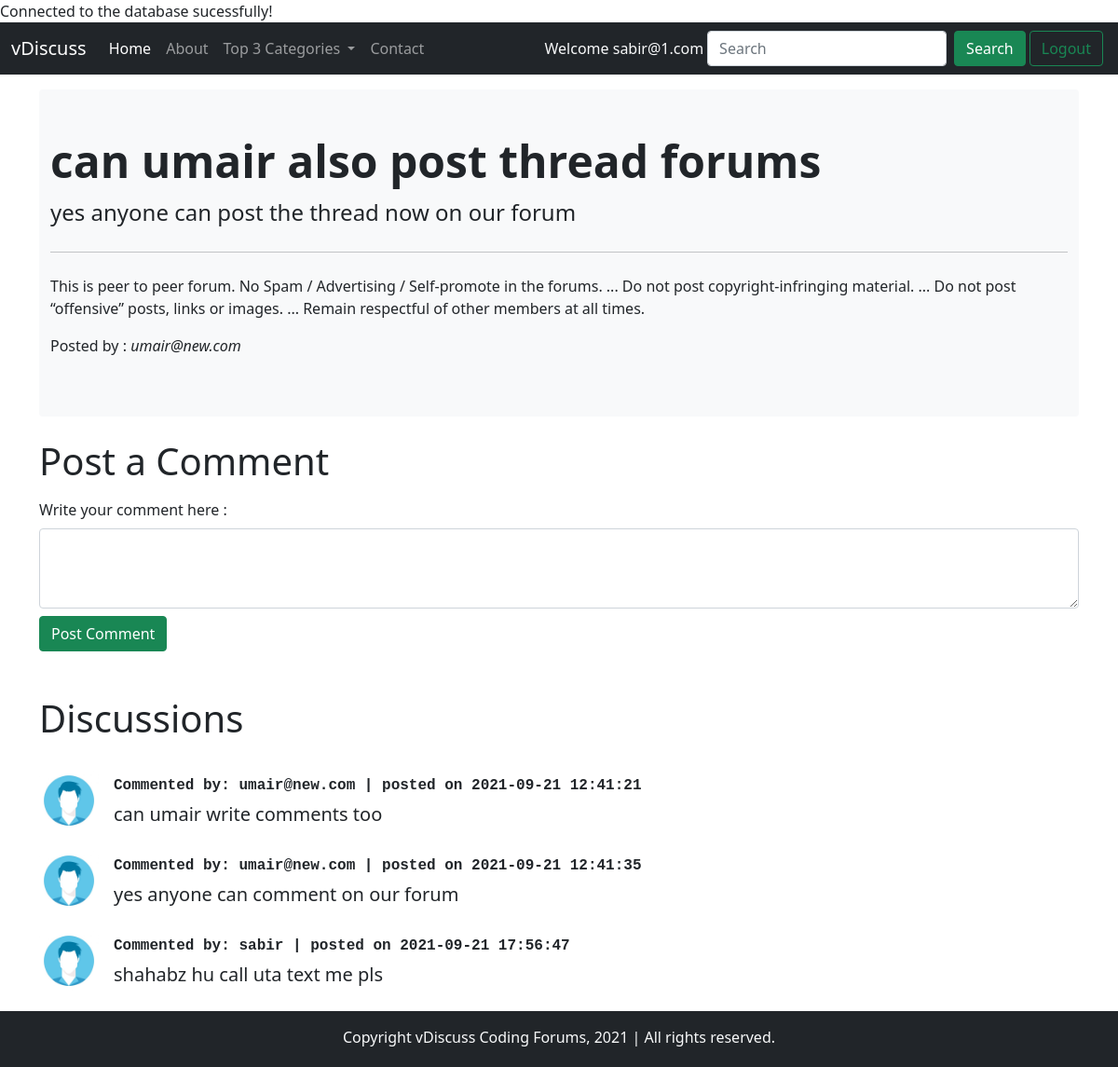
/thread.php?threadid=3 (signed in), run on the app's committed database.
### tables this page shows
CREATE TABLE `threads` (
  `thread_id` int(7) NOT NULL,
  `thread_title` varchar(255) NOT NULL,
  `thread_desc` text NOT NULL,
  `thread_cat_id` int(7) NOT NULL,
  `thread_user_id` int(7) NOT NULL,
  `timestamp` datetime NOT NULL DEFAULT current_timestamp()
);

CREATE TABLE `users` (
  `sno` int(8) NOT NULL,
  `user_email` varchar(30) NOT NULL,
  `user_pass` varchar(255) NOT NULL,
  `created_at` datetime NOT NULL DEFAULT current_timestamp()
);

CREATE TABLE `comments` (
  `comment_id` int(8) NOT NULL,
  `comment_content` text NOT NULL,
  `thread_id` int(8) NOT NULL,
  `comment_by` int(8) NOT NULL,
  `comment_time` datetime NOT NULL DEFAULT current_timestamp()
);

### thread.php (the view, shortened to what this page needs)
<!doctype html>
<html lang="en">
<head>
    <link href="https://cdn.jsdelivr.net/npm/bootstrap@5.1.1/dist/css/bootstrap.min.css" rel="stylesheet"
>
    <link rel="stylesheet" href="https://cdnjs.cloudflare.com/ajax/libs/font-awesome/5.15.4/css/all.min.css"
 />
</head>
<body>
    <?php include 'partials/_dbconnect.php'; ?>
    <?php include 'partials/_header.php'; ?>
    <?php
    $id = $_GET['threadid'];
    $sql = "SELECT * FROM `threads` WHERE thread_id = $id";
    $result = mysqli_query($conn,$sql);
        while($row = mysqli_fetch_assoc($result)){
            $title = $row['thread_title'];
            $desc = $row['thread_desc'];
            $thread_by = $row['thread_user_id'];
            $sql2 = "SELECT user_email FROM `users` WHERE sno = '$thread_by'";
            $result2 = mysqli_query($conn,$sql2);
            $row2 = mysqli_fetch_assoc($result2);
            $commented_by = $row2['user_email'];
    }
    ?>
    <div class="container mt-3">
        <div class="container-fluid py-5 bg-light rounded">
            <h1 class="display-5 fw-bold"><?php echo $title; ?> forums</h1>
            <p class="col-md-8 fs-4"><?php echo $desc; ?></p>
            <hr class="my-4">
            <p>This is peer to peer forum. No Spam / Advertising / Self-promote in
                the forums. ...
                Do not post copyright-infringing material. ...
                Do not post “offensive” posts, links or images. ...
                Remain respectful of other members at all times.</p>
            <p>Posted by : <em><?php echo $commented_by; ?></em></p>
        </div>
    </div>
    <?php
        if(isset($_SESSION['loggedin']) && $_SESSION['loggedin'] == true){
        echo '<div class="container mt-3">
            <h1 class="py-2">Post a Comment</h1>
            <form action= "'.$_SERVER['REQUEST_URI'].'" method="post">
                <div class="form-group">
                    <label for="comment" class="mb-2">Write your comment here :</label>
                    <textarea class="form-control" id="comment" name="comment" rows="3" required></textarea>
                    <input type="hidden" name="sno" value="'.$_SESSION["sno"].'">
                </div>
                <button type="submit" class="btn btn-success mt-2">Post Comment</button>
            </form>
        </div>';
        }
        else{
            echo '<div class="container">
                <h1 class="py-0 mt-3">Write a Comment</h1>
               <p class="fs-3 font-light my-0"> Please log in to write a comment.</p>
            </div>';
        }
    ?>
    <div class="container mt-4">
        <h1 class="py-4">Discussions</h1>
        <?php
    $id = $_GET['threadid'];
    $sql = "SELECT * FROM `comments` WHERE thread_id = $id";
    $result = mysqli_query($conn,$sql);
        while($row = mysqli_fetch_assoc($result)){
            $commentcontent = $row['comment_content'];
            $commenttime = date($row['comment_time']);
            $comment_byuser = $row['comment_by'];
            $sql2 = "SELECT user_email FROM `users` WHERE sno = '$comment_byuser'";
            $result2 = mysqli_query($conn,$sql2);
            $row2 = mysqli_fetch_assoc($result2);
            $commentposter_email = $row2['user_email'];
           echo '<div class="d-flex my-2">
                <div class="flex-shrink-0">
                    <img src="/myforum/img/profile_img.jpg" width="64px" alt="...">
                </div>
                <div class="flex-grow-1 ms-3 align-items-center justify-content-center">
                <p class="fs-6 font-light mb-0 mt-1 fw-bold font-monospace">Commented by: '.$commentposter_email.' | posted on '. $commenttime.'</p>
                    <p class="fs-5 mt-1">'.$commentcontent.'</p>
                </div>
            </div>';
        }
    ?>
    </div>
    <?php include 'partials/_footer.php'; ?>
</body>
</html>

### data on the page
threads: thread_title "can umair also post thread", thread_desc "yes anyone can post the thread now on our forum"
users: user_email "umair@new.com"
comments: users.user_email "umair@new.com", comment_time "2021-09-21 12:41:21", comment_content "can umair write comments too"
comments: users.user_email "umair@new.com", comment_time "2021-09-21 12:41:35", comment_content "yes anyone can comment on our forum"
comments: users.user_email "sabir", comment_time "2021-09-21 17:56:47", comment_content "shahabz hu call uta text me pls"

### other printed values
$_SESSION['useremail'] "sabir@1.com"
